Frame 1 (no input): blank canvas, image omitted
Frame 60 (the mouse pressed at the canvas centre just before this capture): blank canvas, image omitted
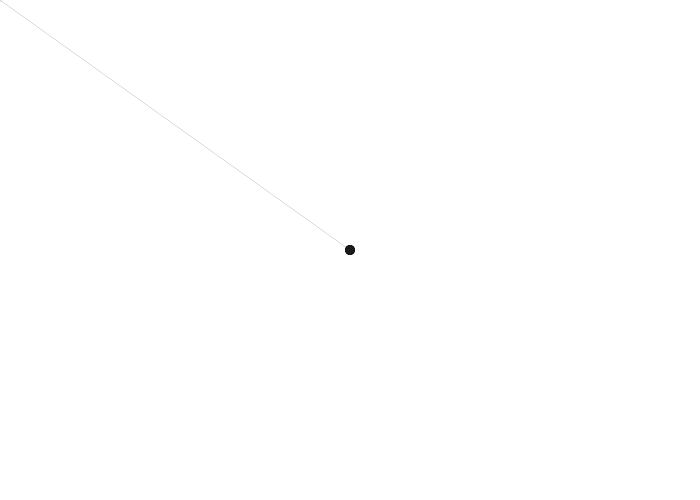
Frame 120 (the mouse held since frame 60 and released just before this capture)

The Processing sketch whose frames 1 and 60 were blank and that drew this single picture after the mouse press (run headless with seeded random() and noise(); from frame 60 on, the mouse is pressed at the canvas centre):

// Processing sketch: processing_160365
// ── processing_160365.pde

void setup(){
  size(700,500);
  background(255);
 smooth(2);
  frameRate(15);
}
 
void draw(){
 float r = random(1,10);
 if (mousePressed){
 stroke(1);
 strokeWeight(random(0,0));
strokeCap(TRIANGLE);
  line(mouseX,mouseY,pmouseX,pmouseY); 
  noStroke();
fill(0,0,0);
  ellipse(mouseX,mouseY,r,r); 
  fill(140,random(40,52));
   ellipse(pmouseX,pmouseY,r,r);
   
}
 
}
 
 
 
void keyPressed(){
   if(key=='s'){
      saveImage();
 }
   if(key=='z'){
  background(255);
}
   if(key=='b'){
filter(BLUR);
}
}
   
 void saveImage() {
  String fileName = timeStamp()+".tiff";
  PImage imageSave = get(0,0,width,height);
  imageSave.save(fileName);
}
 
String timeStamp() {
 String timestamp = year()+"_"+month()+"_"+day()+"_"+minute()+"_"+second()+"_"+millis();
 return timestamp;
} 
